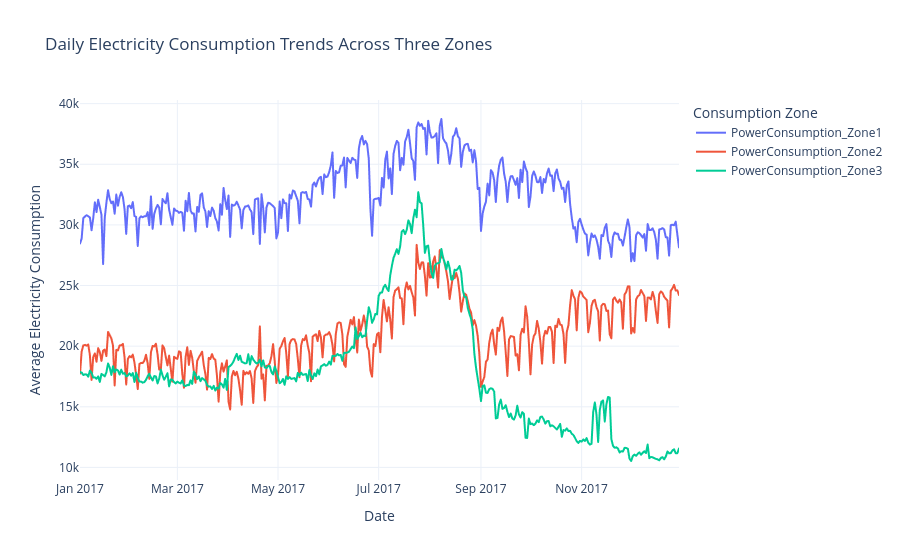

This figure's notebook cell:
### Code cell
#1. Electricity consumption trends over time
daily_trend = df.groupby('Date')[zone_cols].mean().reset_index()
daily_trend['Date'] = pd.to_datetime(daily_trend['Date'])

daily_long = daily_trend.melt(
    id_vars='Date',
    value_vars=zone_cols,
    var_name='Zone',
    value_name='Average Consumption'
)

fig = px.line(
    daily_long,
    x='Date',
    y='Average Consumption',
    color='Zone',
    title='Daily Electricity Consumption Trends Across Three Zones',
    labels={'Date': 'Date', 'Average Consumption': 'Average Electricity Consumption'}
)

fig.update_layout(
    template='plotly_white',
    hovermode='x unified',
    legend_title='Consumption Zone'
)

fig.show()

### Figure 1 — Plotly figure (JSON) as saved in the notebook; plotly's stock layout.template omitted (floating-point values rounded to 4 significant figures; data arrays with more than 128 entries replaced by an {"elided": "..."} marker saying what was removed)
{"data": [{"hovertemplate": "Zone=PowerConsumption_Zone1<br>Date=%{x}<br>Average Electricity Consumption=%{y}<extra></extra>", "legendgroup": "PowerConsumption_Zone1", "line": {"color": "#636efa", "dash": "solid"}, "marker": {"symbol": "circle"}, "mode": "lines", "name": "PowerConsumption_Zone1", "showlegend": true, "type": "scattergl", "x": {"elided": "364 str values"}, "xaxis": "x", "y": {"elided": "364 float values"}, "yaxis": "y"}, {"hovertemplate": "Zone=PowerConsumption_Zone2<br>Date=%{x}<br>Average Electricity Consumption=%{y}<extra></extra>", "legendgroup": "PowerConsumption_Zone2", "line": {"color": "#EF553B", "dash": "solid"}, "marker": {"symbol": "circle"}, "mode": "lines", "name": "PowerConsumption_Zone2", "showlegend": true, "type": "scattergl", "x": {"elided": "364 str values"}, "xaxis": "x", "y": {"elided": "364 float values"}, "yaxis": "y"}, {"hovertemplate": "Zone=PowerConsumption_Zone3<br>Date=%{x}<br>Average Electricity Consumption=%{y}<extra></extra>", "legendgroup": "PowerConsumption_Zone3", "line": {"color": "#00cc96", "dash": "solid"}, "marker": {"symbol": "circle"}, "mode": "lines", "name": "PowerConsumption_Zone3", "showlegend": true, "type": "scattergl", "x": {"elided": "364 str values"}, "xaxis": "x", "y": {"elided": "364 float values"}, "yaxis": "y"}], "layout": {"hovermode": "x unified", "legend": {"title": {"text": "Consumption Zone"}, "tracegroupgap": 0}, "title": {"text": "Daily Electricity Consumption Trends Across Three Zones"}, "xaxis": {"anchor": "y", "domain": [0, 1], "title": {"text": "Date"}}, "yaxis": {"anchor": "x", "domain": [0, 1], "title": {"text": "Average Electricity Consumption"}}}}
